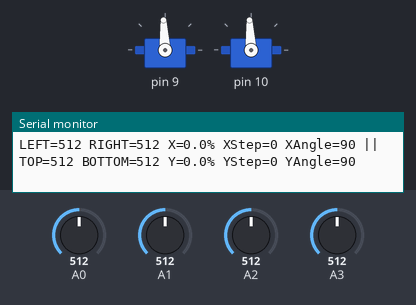
The sketch below on a simulated Arduino Uno, built with avr-gcc and run on an emulated ATmega328P. Parts: 2 × servo, the last lines printed to the serial monitor. The test bench sets the inputs (shaded band); at power-on: A0 = 512, A2 = 512, A1 = 512, A3 = 512. Servo pulses on a pin are drawn as a servo (544–2400 µs = 0–180°).

Above: at 2.4 s.
2.5 s: A0 set to 581
5.5 s: A0 set to 608
At 7.4 s:
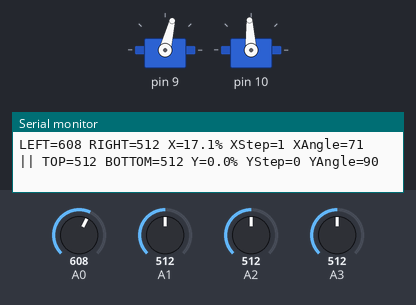
8.5 s: A2 set to 306
At 8.79 s:
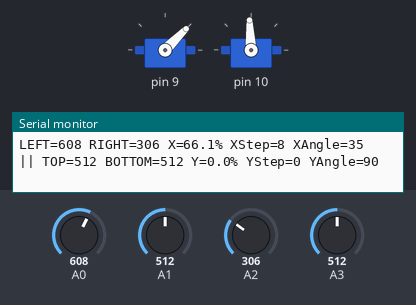
11.5 s: A1 set to 577
14.5 s: A1 set to 613
At 15.01 s:
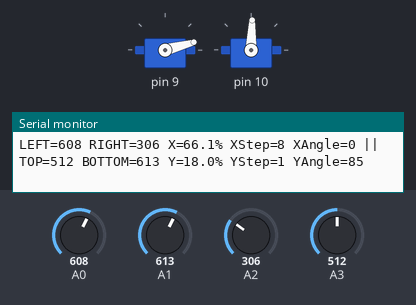
At 16.36 s:
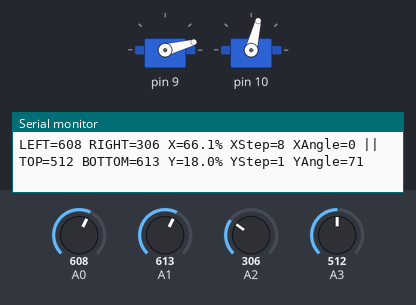
17.5 s: A3 set to 306
Timing chart, 0 to 20.5 s (numbered marks = the images above; inputs shaded):
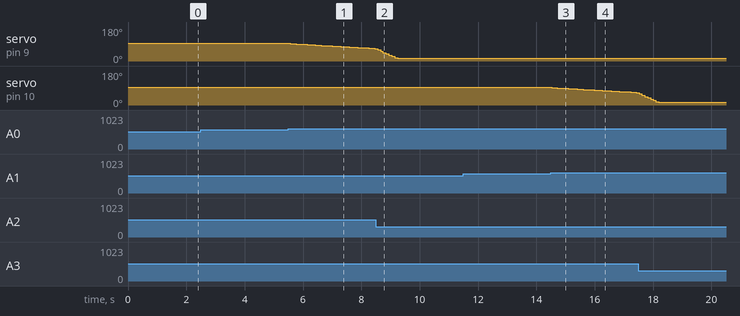

Measured:
- the behaviour switches between 595 and 596 on A0 (found by bisection; images 0 and 1)
- the behaviour switches between 595 and 596 on A1 (found by bisection; images 2 and 3)
- after the input at 5.5 s, servo on pin 9: moves from 93° to 66° over 2.9 s, starting after 0.06 s
- after the input at 14.5 s, servo on pin 10: moves from 93° to 66° over 2.9 s, starting at once

The sketch:

Sun_Tracking_Solar_Panel.ino
```cpp
#include <avr/io.h>
#include <avr/interrupt.h>

// =====================================================
// LDR PINS
// =====================================================

const int LDR_LEFT   = A0;   // LEFT
const int LDR_BOTTOM = A1;   // BOTTOM
const int LDR_RIGHT  = A2;   // RIGHT
const int LDR_TOP    = A3;   // TOP


// =====================================================
// SERVO ANGLES
// =====================================================

int xAngle = 90;   // Horizontal servo - D9
int yAngle = 90;   // Vertical servo - D10


// =====================================================
// PERCENTAGE MOVEMENT THRESHOLDS
// =====================================================

const float START_THRESHOLD = 15.0;
const float STOP_THRESHOLD  = 10.0;


// =====================================================
// SERVO ANGLE LIMITS
// =====================================================

const int MIN_ANGLE = 0;
const int MAX_ANGLE = 180;


// =====================================================
// TIMER1
// =====================================================

const uint16_t TIMER_TOP = 39999;


// =====================================================
// LDR READING
// =====================================================

const int LDR_SAMPLES = 8;


// =====================================================
// MOVEMENT STATUS
// =====================================================

bool xMoving = false;
bool yMoving = false;


// =====================================================
// ANGLE TO PWM CONVERSION
// =====================================================

uint16_t angleToTicks(int angle)
{
  angle = constrain(
      angle,
      MIN_ANGLE,
      MAX_ANGLE
  );

  uint16_t pulseUs =
      700 + ((uint32_t)angle * 1600UL) / 180;

  return pulseUs * 2;
}


// =====================================================
// TIMER1 CONFIGURATION
// =====================================================

void setupTimer1()
{
  cli();

  // D9  = PB1 = OC1A
  // D10 = PB2 = OC1B

  DDRB |=
      (1 << DDB1) |
      (1 << DDB2);

  TCCR1A = 0;
  TCCR1B = 0;
  TCNT1 = 0;

  ICR1 = TIMER_TOP;

  OCR1A = angleToTicks(xAngle);
  OCR1B = angleToTicks(yAngle);

  // Fast PWM Mode 14

  TCCR1A =
      (1 << COM1A1) |
      (1 << COM1B1) |
      (1 << WGM11);

  TCCR1B =
      (1 << WGM13) |
      (1 << WGM12) |
      (1 << CS11);

  sei();
}


// =====================================================
// LDR READING FUNCTION
// =====================================================

int readLDR(int pin)
{
  long total = 0;

  for (int i = 0; i < LDR_SAMPLES; i++)
  {
    total += analogRead(pin);
  }

  return total / LDR_SAMPLES;
}


// =====================================================
// PERCENTAGE DIFFERENCE CALCULATION
// =====================================================

float calculatePercentDifference(
    int value1,
    int value2
)
{
  float average =
      (value1 + value2) / 2.0;

  if (average <= 0)
  {
    return 0;
  }

  float difference =
      abs(value1 - value2);

  return (difference / average) * 100.0;
}


// =====================================================
// MOVEMENT STEP CALCULATION
// =====================================================

int calculateMovementStep(float percent)
{
  if (percent < START_THRESHOLD)
  {
    return 0;
  }

  if (percent < 20.0)
  {
    return 1;
  }

  if (percent < 30.0)
  {
    return 2;
  }

  if (percent < 45.0)
  {
    return 4;
  }

  if (percent < 60.0)
  {
    return 6;
  }

  return 8;
}


// =====================================================
// SETUP
// =====================================================

void setup()
{
  Serial.begin(9600);

  setupTimer1();

  Serial.println("================================");
  Serial.println("       SOLAR TRACKER");
  Serial.println("================================");

  Serial.println("A0 = LEFT");
  Serial.println("A1 = BOTTOM");
  Serial.println("A2 = RIGHT");
  Serial.println("A3 = TOP");

  Serial.println("--------------------------------");

  Serial.println("X Servo : D9");
  Serial.println("Y Servo : D10");
  Serial.println("PWM : 700 - 2300 us");

  Serial.print("Start Threshold = ");
  Serial.print(START_THRESHOLD);
  Serial.println("%");

  Serial.print("Stop Threshold = ");
  Serial.print(STOP_THRESHOLD);
  Serial.println("%");

  Serial.println("================================");

  delay(1000);
}


// =====================================================
// MAIN LOOP
// =====================================================

void loop()
{
  // ===================================================
  // READ LDR VALUES
  // ===================================================

  int leftValue =
      readLDR(LDR_LEFT);

  int bottomValue =
      readLDR(LDR_BOTTOM);

  int rightValue =
      readLDR(LDR_RIGHT);

  int topValue =
      readLDR(LDR_TOP);


  // ===================================================
  // CALCULATE PERCENTAGE DIFFERENCES
  // ===================================================

  float xPercent =
      calculatePercentDifference(
          rightValue,
          leftValue
      );

  float yPercent =
      calculatePercentDifference(
          topValue,
          bottomValue
      );


  // ===================================================
  // X-AXIS MOVEMENT STATUS
  // ===================================================

  if (!xMoving)
  {
    if (xPercent >= START_THRESHOLD)
    {
      xMoving = true;
    }
  }
  else
  {
    if (xPercent <= STOP_THRESHOLD)
    {
      xMoving = false;
    }
  }


  // ===================================================
  // Y-AXIS MOVEMENT STATUS
  // ===================================================

  if (!yMoving)
  {
    if (yPercent >= START_THRESHOLD)
    {
      yMoving = true;
    }
  }
  else
  {
    if (yPercent <= STOP_THRESHOLD)
    {
      yMoving = false;
    }
  }


  // ===================================================
  // X-AXIS - LEFT / RIGHT
  // ===================================================
  //
  // CORRECTED DIRECTION:
  // Higher right LDR reading -> xAngle increases
  // Higher left LDR reading  -> xAngle decreases
  //

  int xStep =
      calculateMovementStep(xPercent);

  if (xMoving)
  {
    if (rightValue > leftValue)
    {
      xAngle += xStep;
    }
    else if (leftValue > rightValue)
    {
      xAngle -= xStep;
    }
  }


  // ===================================================
  // Y-AXIS - TOP / BOTTOM
  // ===================================================
  //
  // The previous Y-axis direction is preserved.
  //

  int yStep =
      calculateMovementStep(yPercent);

  if (yMoving)
  {
    if (topValue > bottomValue)
    {
      yAngle += yStep;
    }
    else if (bottomValue > topValue)
    {
      yAngle -= yStep;
    }
  }


  // ===================================================
  // ANGLE LIMITS
  // ===================================================

  xAngle =
      constrain(
          xAngle,
          MIN_ANGLE,
          MAX_ANGLE
      );

  yAngle =
      constrain(
          yAngle,
          MIN_ANGLE,
          MAX_ANGLE
      );


  // ===================================================
  // CALCULATE PWM VALUES
  // ===================================================

  uint16_t xTicks =
      angleToTicks(xAngle);

  uint16_t yTicks =
      angleToTicks(yAngle);


  // ===================================================
  // UPDATE PWM OUTPUTS
  // ===================================================

  uint8_t oldSREG = SREG;

  cli();

  OCR1A = xTicks;
  OCR1B = yTicks;

  SREG = oldSREG;


  // ===================================================
  // SERIAL MONITOR OUTPUT
  // ===================================================

  Serial.print("LEFT=");
  Serial.print(leftValue);

  Serial.print(" RIGHT=");
  Serial.print(rightValue);

  Serial.print(" X=");
  Serial.print(xPercent, 1);
  Serial.print("%");

  Serial.print(" XStep=");
  Serial.print(xStep);

  Serial.print(" XAngle=");
  Serial.print(xAngle);

  Serial.print(" || ");

  Serial.print("TOP=");
  Serial.print(topValue);

  Serial.print(" BOTTOM=");
  Serial.print(bottomValue);

  Serial.print(" Y=");
  Serial.print(yPercent, 1);
  Serial.print("%");

  Serial.print(" YStep=");
  Serial.print(yStep);

  Serial.print(" YAngle=");
  Serial.println(yAngle);


  // ===================================================
  // LOOP TIMING
  // ===================================================

  delay(20);
}
```
